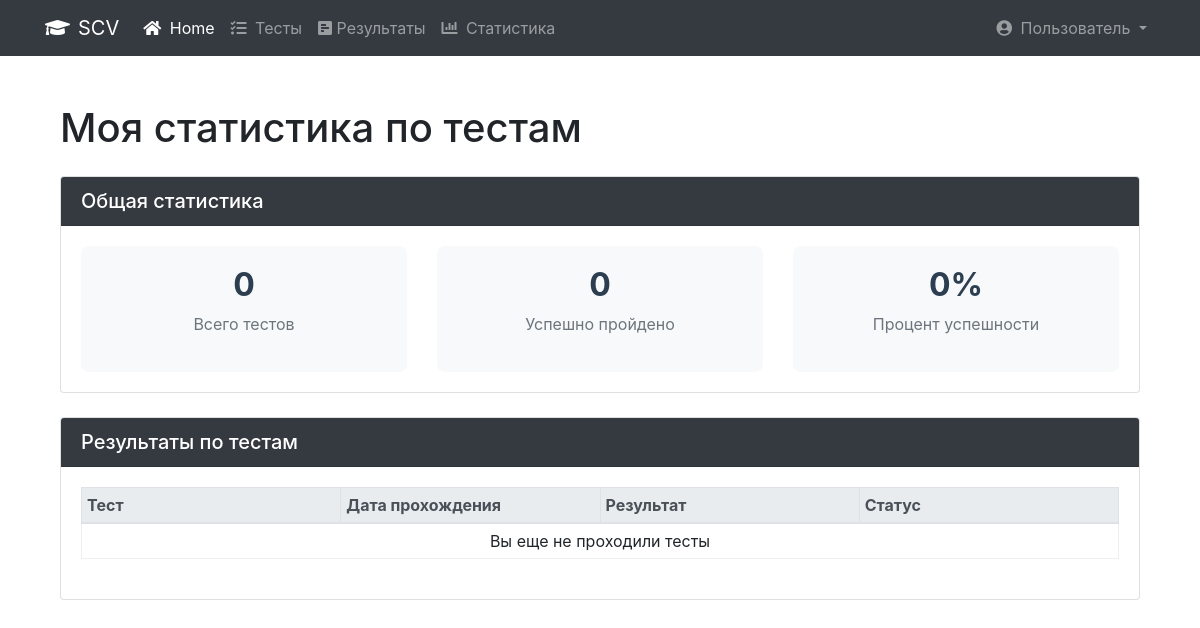
/tests/my-statistics/ (signed in), run on an earlier commit of the app's database.
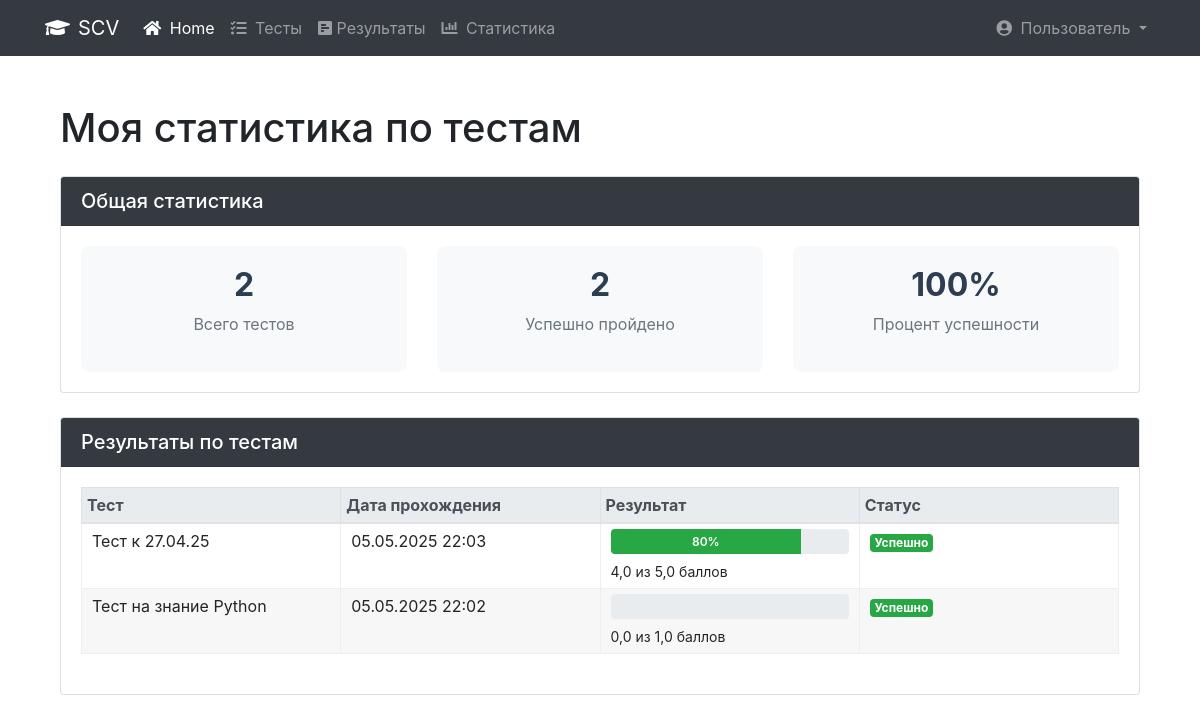
And on a later commit of the database.
### quiz/models.py (models this page shows, shortened)
class UserTestResult(models.Model):
    user = models.ForeignKey(
        get_user_model(),
        on_delete=models.CASCADE,
        related_name='test_results',
        verbose_name='Пользователь'
    )
    test = models.ForeignKey(
        Test,
        on_delete=models.CASCADE,
        related_name='user_results',
        verbose_name='Тест'
    )
    started_at = models.DateTimeField(verbose_name='Начат в', null=True, blank=True)
    completed_at = models.DateTimeField(null=True, verbose_name='Завершён в')
    duration = models.DurationField(
        null=True,
        blank=True,
        verbose_name="Длительность выполнения",
        help_text="Время, затраченное на тест"
    )
    score = models.PositiveIntegerField(default=0, verbose_name='Количество баллов')
    max_score = models.FloatField(verbose_name='Максимальный балл', default=1)
    is_passed = models.BooleanField(default=False, verbose_name='Статус сдачи теста')
    def percentage(self):
        return round((self.score / self.max_score) * 100)
    class Meta:
        unique_together = [['user', 'test']]
        verbose_name = "Результат пользователя по тесту"
        verbose_name_plural = "Результат пользователя по тестам"
        ordering = ['-completed_at']

class Test(models.Model):
    class TestType(models.TextChoices):
        EXAM = 'EX', 'Экзамен'
        QUIZ = 'QZ', 'Быстрый тест'
        PRACTISE = 'PR', 'Тренировка'
        SURVEY = 'SR', 'Опрос'
        PSYCHO = 'PS', 'Психологический тест'
    class VisibilityChoices(models.TextChoices):
        HIDDEN = 'hidden', 'Не показывать'
        ALL = 'all', 'Всем пользователям'
    title = models.CharField('Название', max_length=200)
    description = models.TextField('Описание', blank=True)
    test_type = models.CharField(
        'Тип теста',
        max_length=2,
        choices=TestType.choices,
        default=TestType.QUIZ
    )
    results_visibility = models.CharField(
        'Показ результатов',
        max_length=20,
        choices=VisibilityChoices.choices,
        default=VisibilityChoices.ALL
    )
    time_limit = models.PositiveIntegerField(
        'Лимит времени (в мин)',
        null=True,
        blank=True,
        help_text='Оставьте пустым, если без ограничений'
    )
    created_at = models.DateTimeField(auto_now_add=True, null=True)
    groups = models.ManyToManyField(
        'Group',
        through='TestGroupAccess',
        related_name='tests',
        verbose_name='Доступные группы',
        blank=True
    )
    author = models.ForeignKey(
        get_user_model(),
        on_delete=models.CASCADE,
        related_name='created_tests',
        verbose_name='Автор теста',
        blank=True,
        null=True
    )
    class Meta:
        verbose_name = "Тест"
        verbose_name_plural = "Тесты"

### quiz/views.py (the view)
# urls.py: path('my-statistics/', student_statistics, name='student-statistics'),
@login_required
def student_statistics(request):
    attempts = UserTestResult.objects.filter(user=request.user).select_related('test')
    total_tests = attempts.count()
    passed_tests = attempts.filter(is_passed=True).count()
    avg_score = attempts.aggregate(Avg('score'))['score__avg'] or 0
    context = {
        'attempts': attempts,
        'total_tests': total_tests,
        'passed_tests': passed_tests,
        'success_rate': round((passed_tests / total_tests) * 100) if total_tests else 0,
        'avg_score': round(avg_score, 2),
    }
    return render(request, 'quiz/stats/student_statistics.html', context)

### quiz/templates/quiz/stats/student_statistics.html (shortened to what this page needs)
{% extends "base.html" %}
{% load static %}
{% block head %}
<link rel="stylesheet" href="{% static 'quiz/css/student_statistics.css' %}">
{% endblock %}
{% block main %}
<div class="container mt-5">
    <h1 class="mb-4">Моя статистика по тестам</h1>
    <div class="card mb-4">
        <div class="card-header bg-dark text-white">
            <h5 class="mb-0">Общая статистика</h5>
        </div>
        <div class="card-body">
            <div class="row text-center">
                <div class="col-md-4">
                    <div class="stat-card">
                        <h2>{{ total_tests }}</h2>
                        <p class="text-muted">Всего тестов</p>
                    </div>
                </div>
                <div class="col-md-4">
                    <div class="stat-card">
                        <h2>{{ passed_tests }}</h2>
                        <p class="text-muted">Успешно пройдено</p>
                    </div>
                </div>
                <div class="col-md-4">
                    <div class="stat-card">
                        <h2>{{ success_rate }}%</h2>
                        <p class="text-muted">Процент успешности</p>
                    </div>
                </div>
            </div>
        </div>
    </div>
    <div class="card">
        <div class="card-header bg-dark text-white">
            <h5 class="mb-0">Результаты по тестам</h5>
        </div>
        <div class="card-body">
            <div class="table-responsive">
                <table class="table table-hover">
                    <thead class="thead-light">
                        <tr>
                            <th>Тест</th>
                            <th>Дата прохождения</th>
                            <th>Результат</th>
                            <th>Статус</th>
                        </tr>
                    </thead>
                    <tbody>
                        {% for attempt in attempts %}
                        <tr>
                            <td>{{ attempt.test.title }}</td>
                            <td>{{ attempt.completed_at|date:"d.m.Y H:i" }}</td>
                            <td>
                                <div class="progress">
                                    <div class="progress-bar {% if attempt.is_passed %}bg-success{% else %}bg-danger{% endif %}"
                                         role="progressbar"
                                         style="width: {{ attempt.percentage }}%"
                                         aria-valuenow="{{ attempt.percentage }}"
                                         aria-valuemin="0"
                                         aria-valuemax="100">
                                        {{ attempt.percentage }}%
                                    </div>
                                </div>
                                <small>{{ attempt.score|floatformat:1 }} из {{ attempt.max_score|floatformat:1 }} баллов</small>
                            </td>
                            <td>
                                {% if attempt.is_passed %}
                                <span class="badge badge-success">Успешно</span>
                                {% else %}
                                <span class="badge badge-danger">Не пройден</span>
                                {% endif %}
                            </td>
                        </tr>
                        {% empty %}
                        <tr>
                            <td colspan="4" class="text-center">Вы еще не проходили тесты</td>
                        </tr>
                        {% endfor %}
                    </tbody>
                </table>
            </div>
        </div>
    </div>
</div>
{% endblock %}

### templates/base.html (shortened to what this page needs)
{% load static %}
<!DOCTYPE html>
<html lang="en">
<head>
    <link rel="stylesheet" href="https://cdn.jsdelivr.net/npm/bootstrap@4.6.2/dist/css/bootstrap.min.css">
    {% block head %}{% endblock %}
    <link rel="stylesheet" href="https://cdn.jsdelivr.net/npm/lightbox2@2.11.5/dist/css/lightbox.min.css">
    <link rel="stylesheet" href="{% static 'user_app/css/main.css' %}">
    <link rel="stylesheet" href="https://cdnjs.cloudflare.com/ajax/libs/font-awesome/5.15.4/css/all.min.css">
</head>
<body>
    <nav id="main-header" class="navbar navbar-expand-lg navbar-dark bg-dark mb-3">
        <div class="container">
        <a class="navbar-brand" href="{% url 'scv-home' %}">
            <i class="fas fa-graduation-cap mr-2"></i>SCV
        </a>
        {% if user.is_authenticated %}
        <div class="collapse navbar-collapse" id="navbarNav">
            <ul class="navbar-nav mr-auto">
            <li class="nav-item active">
                <a class="nav-link" href="{% url 'index' %}">
                <i class="fas fa-home mr-1"></i> Home
                </a>
            </li>
            <li class="nav-item">
                <a class="nav-link" href="{% url 'scv-home' %}">
                <i class="fas fa-tasks mr-1"></i> Тесты
                </a>
            </li>
            <li class="nav-item">
                <a class="nav-link" href="{% url 'show-tests-user-profile' %}">
                <i class="fas fa-poll-h"></i> Результаты
                </a>
            </li>
            <li class="nav-item">
                <a class="nav-link" href="{% url 'student-statistics' %}">
                <i class="fas fa-chart-bar mr-1"></i> Статистика
                </a>
            </li>
            </ul>
            <ul class="navbar-nav">
                <li class="nav-item dropdown">
                    <a class="nav-link dropdown-toggle" href="" id="userDropdown" data-toggle="dropdown">
                        <i class="fas fa-user-circle mr-1"></i> Пользователь
                    </a>
                </li>
            </ul>
        </div>
        {% else %}
        <a class="nav-link" href="{% url 'login' %}" style="color: white;">
            <i class="fas fa-user mr-2"></i> Войти
        </a>
        {% endif %}
        </div>
    </nav>
    <div class="container">
    {% block main %}
    {% endblock %}
    </div>
</body>
</html>

### quiz/static/quiz/css/student_statistics.css (style rules this page uses)
.stat-card { padding: 20px; border-radius: 8px; background-color: #f8f9fa; transition: transform 0.3s; }
.stat-card h2 { font-weight: 700; color: #2c3e50; }
.progress { height: 25px; margin-bottom: 5px; }
.progress-bar { font-weight: 600; }

### user_app/static/user_app/css/main.css (style rules this page uses)
.table { border: 1px solid #eee; table-layout: fixed; width: 100%; margin-bottom: 20px; }
.table th { font-weight: bold; padding: 5px; background: #efefef; border: 1px solid #ddd; }
.table td { padding: 5px 10px; border: 1px solid #eee; text-align: left; }
.table tbody tr:nth-child(odd) { background: #fff; }
.table tbody tr:nth-child(even) { background: #F7F7F7; }

What changed in the data, as far as the page shows it:
added UserTestResult: test "Тест к 27.04.25", completed_at "05.05.2025 22:03", percentage "80", score "4,0", max_score "5,0", is_passed "Успешно"
added UserTestResult: test "Тест на знание Python", completed_at "05.05.2025 22:02", score "0,0", max_score "1,0", is_passed "Успешно"
Also different on the page:
{{ total_tests }}: "0" → "2"
{{ passed_tests }}: "0" → "2"
{{ success_rate }}: "0" → "100"
text no longer shown: "Вы еще не проходили тесты"
